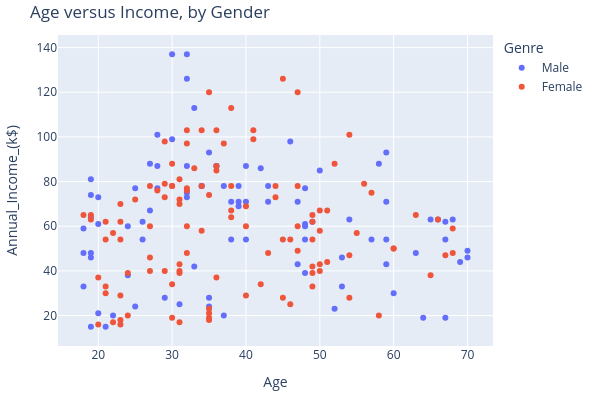

Source (notebook cell):
### Code cell
px.scatter(df,
        x="Age",
        y="Annual_Income_(k$)",
        color="Genre",
        height=400, width=600,
        title="Age versus Income, by Gender",
        ).update_layout(margin=dict(t=35, l=15, r=15, b=15))

### Figure 1 — Plotly figure (JSON) as saved in the notebook; plotly's stock layout.template omitted (floating-point values rounded to 4 significant figures)
{"data": [{"hovertemplate": "Genre=Male<br>Age=%{x}<br>Annual_Income_(k$)=%{y}<extra></extra>", "legendgroup": "Male", "marker": {"color": "#636efa", "symbol": "circle"}, "mode": "markers", "name": "Male", "orientation": "v", "showlegend": true, "type": "scatter", "x": [19, 21, 64, 67, 37, 22, 20, 52, 35, 25, 31, 29, 35, 60, 53, 18, 24, 48, 33, 59, 47, 69, 53, 70, 19, 63, 18, 19, 70, 59, 26, 40, 57, 38, 67, 48, 18, 48, 24, 48, 20, 67, 26, 49, 54, 68, 66, 65, 19, 27, 39, 43, 40, 59, 38, 47, 39, 20, 32, 19, 32, 25, 28, 48, 34, 43, 39, 37, 34, 19, 50, 42, 32, 40, 28, 36, 36, 58, 27, 59, 35, 46, 30, 28, 33, 32, 32, 30], "xaxis": "x", "y": [15, 15, 19, 19, 20, 20, 21, 23, 24, 24, 25, 28, 28, 30, 33, 33, 38, 39, 42, 43, 43, 44, 46, 46, 46, 48, 48, 48, 49, 54, 54, 54, 54, 54, 54, 54, 59, 60, 60, 61, 61, 62, 62, 62, 63, 63, 63, 63, 64, 67, 69, 71, 71, 71, 71, 71, 71, 73, 73, 74, 75, 77, 77, 77, 78, 78, 78, 78, 78, 81, 85, 86, 87, 87, 87, 87, 87, 88, 88, 93, 93, 98, 99, 101, 113, 126, 137, 137], "yaxis": "y"}, {"hovertemplate": "Genre=Female<br>Age=%{x}<br>Annual_Income_(k$)=%{y}<extra></extra>", "legendgroup": "Female", "marker": {"color": "#EF553B", "symbol": "circle"}, "mode": "markers", "name": "Female", "orientation": "v", "showlegend": true, "type": "scatter", "x": [20, 23, 31, 22, 35, 23, 30, 35, 58, 24, 35, 35, 46, 54, 45, 40, 23, 21, 49, 21, 42, 30, 36, 20, 65, 31, 49, 24, 50, 27, 29, 31, 49, 31, 50, 51, 27, 67, 54, 43, 68, 32, 47, 60, 60, 45, 23, 49, 46, 21, 55, 22, 34, 50, 68, 40, 32, 47, 27, 23, 49, 21, 66, 19, 38, 18, 19, 63, 49, 51, 50, 38, 40, 23, 31, 25, 31, 29, 44, 35, 57, 28, 32, 32, 34, 44, 38, 47, 27, 30, 30, 56, 29, 31, 36, 33, 36, 52, 30, 37, 32, 29, 41, 54, 41, 36, 34, 32, 38, 47, 35, 45], "xaxis": "x", "y": [16, 16, 17, 17, 18, 18, 19, 19, 20, 20, 21, 23, 25, 28, 28, 29, 29, 30, 33, 33, 34, 34, 37, 37, 38, 39, 39, 39, 40, 40, 40, 40, 42, 43, 43, 44, 46, 47, 47, 48, 48, 48, 49, 50, 50, 54, 54, 54, 54, 54, 57, 57, 58, 58, 59, 60, 60, 60, 60, 62, 62, 62, 63, 63, 64, 65, 65, 65, 65, 67, 67, 67, 69, 70, 70, 72, 72, 73, 73, 74, 75, 76, 76, 77, 78, 78, 78, 78, 78, 78, 78, 79, 79, 81, 85, 86, 87, 88, 88, 97, 97, 98, 99, 101, 103, 103, 103, 103, 113, 120, 120, 126], "yaxis": "y"}], "layout": {"height": 400, "legend": {"title": {"text": "Genre"}, "tracegroupgap": 0}, "margin": {"b": 15, "l": 15, "r": 15, "t": 35}, "title": {"text": "Age versus Income, by Gender"}, "width": 600, "xaxis": {"anchor": "y", "domain": [0, 1], "title": {"text": "Age"}}, "yaxis": {"anchor": "x", "domain": [0, 1], "title": {"text": "Annual_Income_(k$)"}}}}
